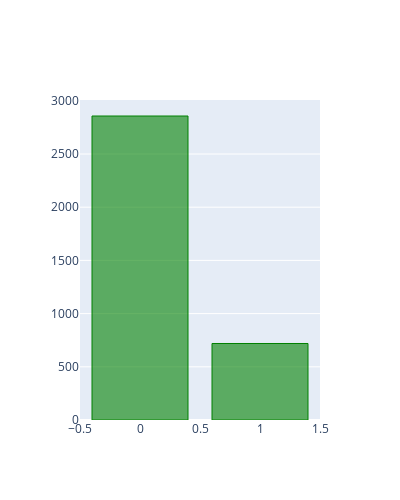

Write notebook code for a chart like this one.
### Code cell
target_layout = cf.Layout(
    height=500,
    width=400
)
Train.BAD.value_counts().iplot(kind='bar',layout = target_layout, title = 'Default Flag distribution', hline=(0),colors=['green'])

### Figure 1 — Plotly figure (JSON) as saved in the notebook; plotly's stock layout.template omitted (floating-point values rounded to 4 significant figures)
{"data": [{"marker": {"color": "rgba(0, 128, 0, 0.6)", "line": {"color": "rgba(0, 128, 0, 1.0)", "width": 1}}, "name": "BAD", "orientation": "v", "text": "", "type": "bar", "x": [0, 1], "y": [2857, 719]}], "layout": {"height": 500, "width": 400, "xaxis": {"autorange": true, "range": [-0.5, 1.5], "type": "linear"}, "yaxis": {"autorange": true, "range": [0, 3007.0], "type": "linear"}}}
